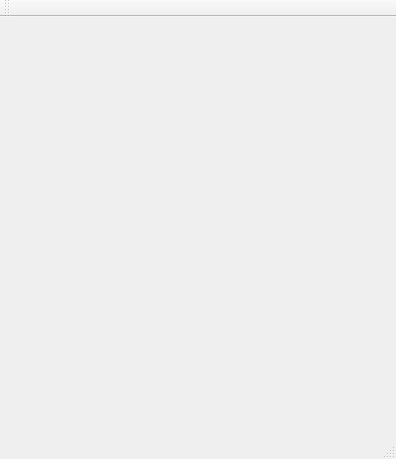
<?xml version="1.0" encoding="UTF-8"?>
<ui version="4.0">
 <class>MainWindow</class>
 <widget class="QMainWindow" name="MainWindow">
  <property name="geometry">
   <rect>
    <x>0</x>
    <y>0</y>
    <width>396</width>
    <height>459</height>
   </rect>
  </property>
  <property name="windowTitle">
   <string>MainWindow</string>
  </property>
  <widget class="QWidget" name="centralWidget">
   <layout class="QVBoxLayout" name="verticalLayout">
    <property name="spacing">
     <number>0</number>
    </property>
    <item>
     <widget class="QFrame" name="frame">
      <property name="minimumSize">
       <size>
        <width>0</width>
        <height>100</height>
       </size>
      </property>
      <property name="frameShape">
       <enum>QFrame::NoFrame</enum>
      </property>
      <property name="frameShadow">
       <enum>QFrame::Raised</enum>
      </property>
      <layout class="QVBoxLayout" name="verticalLayout_4">
       <property name="margin">
        <number>0</number>
       </property>
       <item>
        <layout class="QHBoxLayout" name="layoutTop">
         <property name="spacing">
          <number>0</number>
         </property>
         <property name="sizeConstraint">
          <enum>QLayout::SetMinimumSize</enum>
         </property>
        </layout>
       </item>
      </layout>
      <zorder></zorder>
     </widget>
    </item>
    <item>
     <layout class="QHBoxLayout" name="horizontalLayout_5">
      <property name="spacing">
       <number>0</number>
      </property>
      <property name="sizeConstraint">
       <enum>QLayout::SetMaximumSize</enum>
      </property>
      <item>
       <widget class="QFrame" name="frame_3">
        <property name="minimumSize">
         <size>
          <width>100</width>
          <height>0</height>
         </size>
        </property>
        <property name="frameShape">
         <enum>QFrame::NoFrame</enum>
        </property>
        <property name="frameShadow">
         <enum>QFrame::Raised</enum>
        </property>
        <layout class="QVBoxLayout" name="verticalLayout_5">
         <property name="spacing">
          <number>0</number>
         </property>
         <property name="margin">
          <number>0</number>
         </property>
         <item>
          <layout class="QVBoxLayout" name="layoutLeft">
           <property name="spacing">
            <number>0</number>
           </property>
           <property name="sizeConstraint">
            <enum>QLayout::SetMinimumSize</enum>
           </property>
          </layout>
         </item>
        </layout>
       </widget>
      </item>
      <item>
       <widget class="QFrame" name="frame_Mid">
        <property name="sizePolicy">
         <sizepolicy hsizetype="Preferred" vsizetype="Preferred">
          <horstretch>0</horstretch>
          <verstretch>0</verstretch>
         </sizepolicy>
        </property>
        <property name="frameShape">
         <enum>QFrame::NoFrame</enum>
        </property>
        <property name="frameShadow">
         <enum>QFrame::Raised</enum>
        </property>
        <layout class="QVBoxLayout" name="verticalLayout_2"/>
       </widget>
      </item>
      <item>
       <widget class="QFrame" name="frame_4">
        <property name="minimumSize">
         <size>
          <width>100</width>
          <height>0</height>
         </size>
        </property>
        <property name="frameShape">
         <enum>QFrame::NoFrame</enum>
        </property>
        <property name="frameShadow">
         <enum>QFrame::Raised</enum>
        </property>
        <layout class="QVBoxLayout" name="verticalLayout_6">
         <property name="spacing">
          <number>0</number>
         </property>
         <property name="margin">
          <number>0</number>
         </property>
         <item>
          <layout class="QVBoxLayout" name="layoutRight">
           <property name="spacing">
            <number>0</number>
           </property>
           <property name="sizeConstraint">
            <enum>QLayout::SetMinimumSize</enum>
           </property>
          </layout>
         </item>
        </layout>
       </widget>
      </item>
     </layout>
    </item>
    <item>
     <widget class="QFrame" name="frame_2">
      <property name="minimumSize">
       <size>
        <width>0</width>
        <height>100</height>
       </size>
      </property>
      <property name="frameShape">
       <enum>QFrame::NoFrame</enum>
      </property>
      <property name="frameShadow">
       <enum>QFrame::Raised</enum>
      </property>
      <layout class="QVBoxLayout" name="verticalLayout_3">
       <property name="margin">
        <number>0</number>
       </property>
       <item>
        <layout class="QHBoxLayout" name="layoutBot">
         <property name="spacing">
          <number>0</number>
         </property>
         <property name="sizeConstraint">
          <enum>QLayout::SetMinimumSize</enum>
         </property>
        </layout>
       </item>
      </layout>
     </widget>
    </item>
   </layout>
  </widget>
  <widget class="QToolBar" name="mainToolBar">
   <attribute name="toolBarArea">
    <enum>TopToolBarArea</enum>
   </attribute>
   <attribute name="toolBarBreak">
    <bool>false</bool>
   </attribute>
  </widget>
  <widget class="QStatusBar" name="statusBar"/>
 </widget>
 <layoutdefault spacing="6" margin="11"/>
 <resources/>
 <connections/>
</ui>
